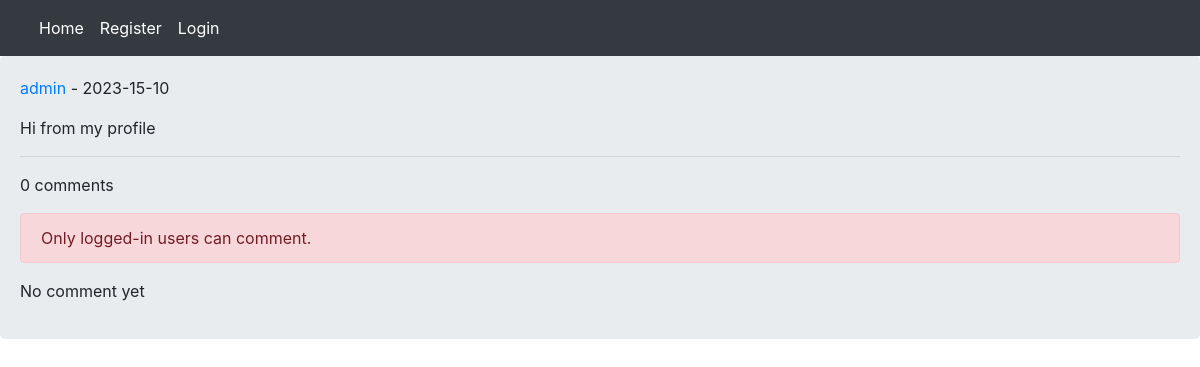
Before: /post/2/hi-from-my-profile/ with the older database file.
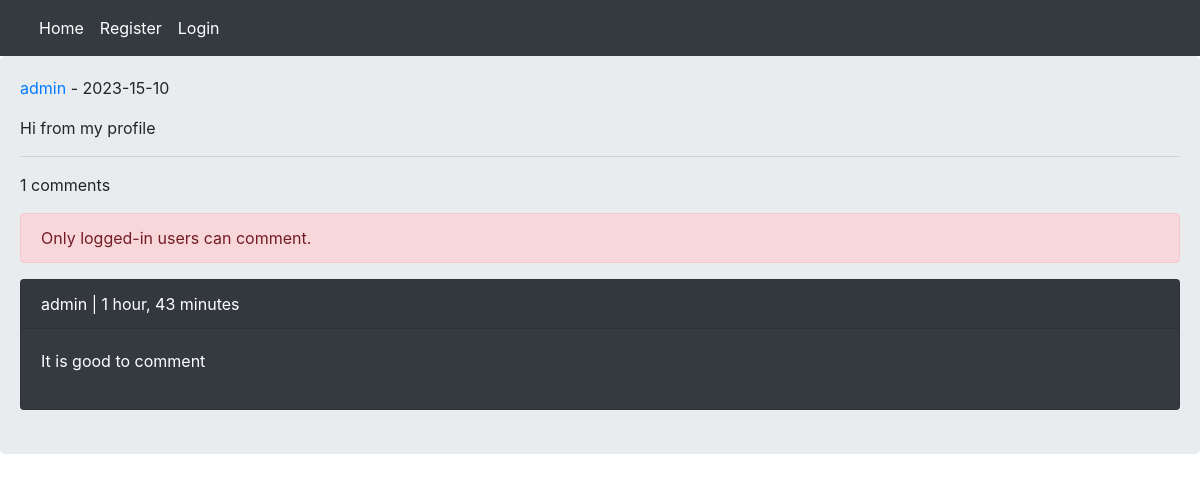
After: the same page with the newer database file.
### home/models.py (models this page shows, shortened)
class Comment(models.Model):
    user = models.ForeignKey(User, on_delete=models.CASCADE, related_name='ucomments')
    post = models.ForeignKey(Post, on_delete=models.CASCADE, related_name='pcomments')
    reply = models.ForeignKey('self', on_delete=models.CASCADE, related_name='rcomments', blank=True, null=True)
    is_reply = models.BooleanField(default=False)
    body = models.TextField(max_length=400)
    created = models.DateTimeField(auto_now_add=True)

### home/views.py (the view, shortened to what this page needs)
# urls.py: path('post/<int:post_id>/<slug:post_slug>/', views.PostDetailView.as_view(), name='post_detail'),
class PostDetailView(View):
    form_class = CommentCreateForm
    form_class_reply = CommentReplyForm
    def setup(self, request, *args, **kwargs):
        self.post_instance = get_object_or_404(Post, pk=kwargs['post_id'], slug=kwargs['post_slug'])
        return super().setup(request, *args, **kwargs)
    def get(self, request, *args, **kwargs):
        comments = self.post_instance.pcomments.filter(is_reply=False)
        return render(request, 'home/detail.html', {'post': self.post_instance, 'comments': comments, 'form': self.form_class, 'reply_form': self.form_class_reply})

### home/templates/home/detail.html (shortened to what this page needs)
{% extends 'base.html' %}
{% block content %}
    <p><a href="{% url 'account:user_profile' post.user.id %}" >{{ post.user.username }}</a> - {{ post.updated|date:"Y-H-d" }}</p>
    <p>{{ post.body }}</p><hr/>
    <p>{{ comments.count }} comments</p>
    {% if request.user.is_authenticated %}
        <form action="" method="post">
            {% csrf_token %}
            {{ form.as_p }}
            <input type="submit" value="Send">
        </form><br/>
    {% else %}
        <p class="alert alert-danger">Only logged-in users can comment.</p>
    {% endif %}
    {% for comment in comments %}
        <div class="card bg-dark text-white">
            <p class="card-header">{{ comment.user }} | {{ comment.created |timesince }}</p>
            <p class="card-body">{{ comment.body }}</p>
        </div><br/>
    {% empty %}
        <p>No comment yet</p>
    {% endfor %}
{% endblock %}

Changed rows visible on the page:
added Comment: user "admin", created "1 hour, 43 minutes", body "It is good to comment"
Other visible differences:
{{ comments.count }}: "0" → "1"
text no longer shown: "No comment yet"
